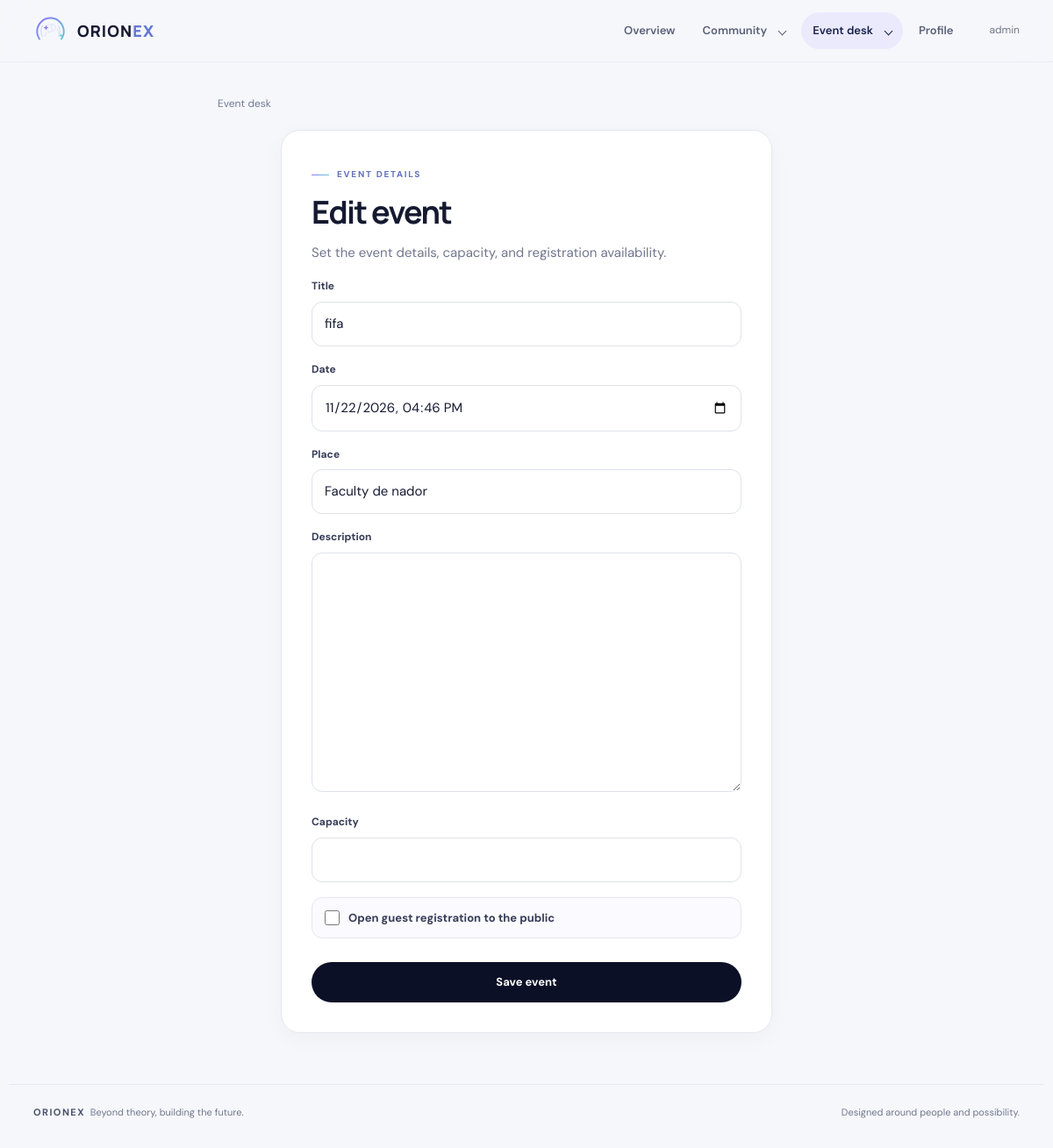
/events/3/edit/ (signed in), run on an earlier commit of the app's database.
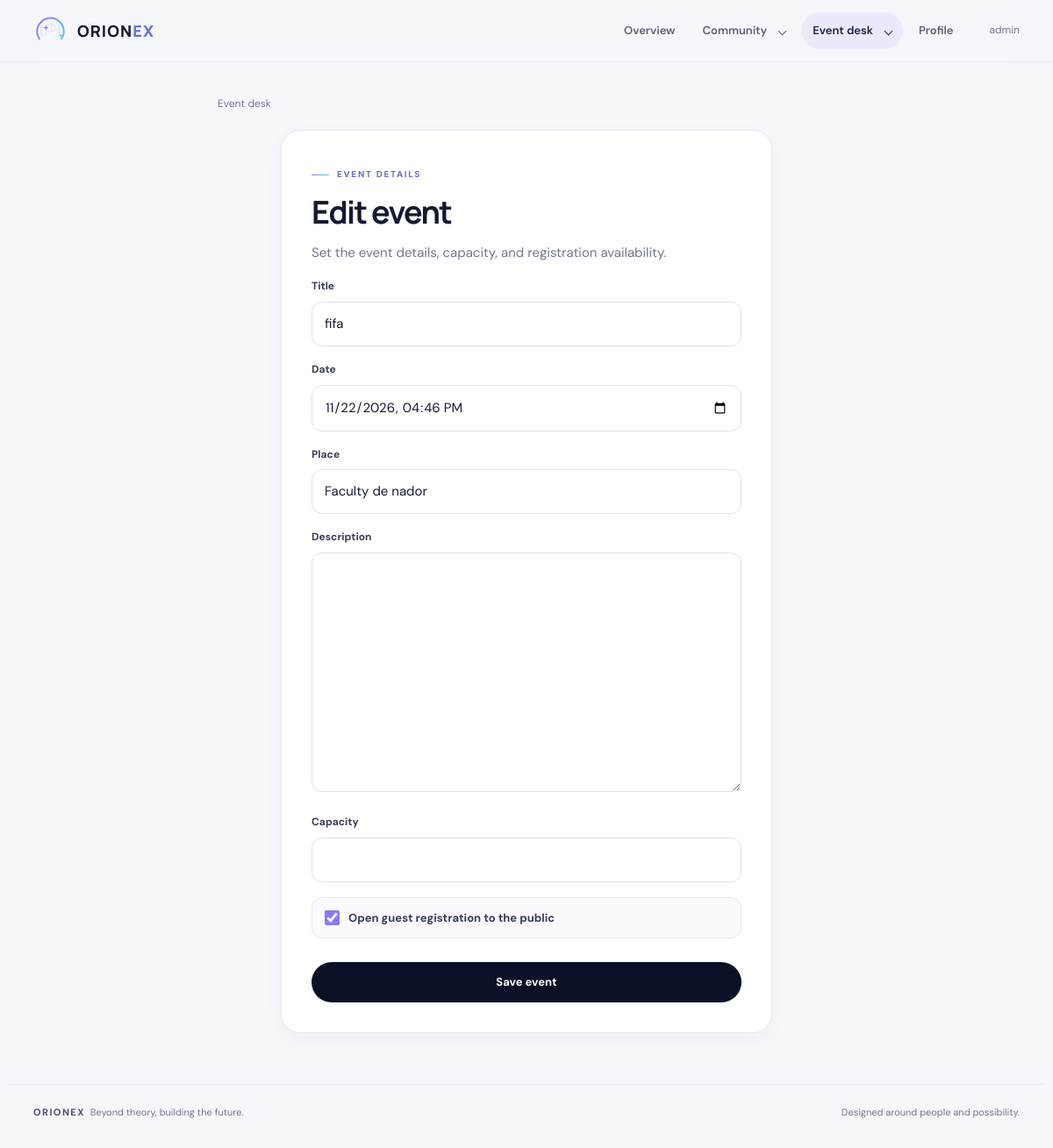
And on a later commit of the database.
### core/models.py (models this page shows, shortened)
class Event(models.Model):
    title = models.CharField(max_length=200)
    date = models.DateTimeField()
    place = models.CharField(max_length=200, blank=True)
    registration_open = models.BooleanField(default=False)
    description = models.TextField(blank=True)
    capacity = models.PositiveIntegerField(null=True, blank=True)

### core/views.py (the view)
# urls.py: path('events/<int:event_id>/edit/', views.event_edit, name='event_edit'),
@capability_required("can_manage_events")
def event_edit(request, event_id=None):
    event = get_object_or_404(Event, id=event_id) if event_id else None
    if request.method == "POST":
        form = EventForm(request.POST, instance=event)
        if form.is_valid():
            saved = form.save()
            messages.success(request, f"{saved.title} has been saved.")
            return redirect("events")
    else:
        form = EventForm(instance=event)
    return render(request, "core/event_form.html", {"form": form, "event": event})

### core/forms.py
class EventForm(forms.ModelForm):
    capacity = forms.IntegerField(required=False, min_value=1)
    date = forms.DateTimeField(
        input_formats=["%Y-%m-%dT%H:%M"],
        widget=forms.DateTimeInput(
            format="%Y-%m-%dT%H:%M",
            attrs={"type": "datetime-local"},
        ),
    )
    class Meta:
        model = Event
        fields = ("title", "date", "place", "description", "capacity", "registration_open")

### core/context_processors.py (called while the page is built)
def member_capabilities(request):
    return {
        "capabilities": {
            capability: has_capability(request.user, capability)
            for capability in CAPABILITIES
        }
    }

### core/permissions.py (called while the page is built)
def has_capability(user, capability):
    if not user.is_authenticated:
        return False
    if user.is_superuser:
        return True
    try:
        member = user.member
    except user._meta.model.member.RelatedObjectDoesNotExist:
        member = None
    return bool(member and getattr(member, capability, False))

### core/templates/core/event_form.html (shortened to what this page needs)
{% extends 'core/base.html' %}
{% block body %}
<main class="page page-narrow">
  <a class="admin-link" href="/events/"> Event desk</a>
  <section class="card form-card" style="margin-top:18px">
    <span class="eyebrow">Event details</span>
    <h1>{% if event %}Edit event{% else %}Create an event{% endif %}</h1>
    <p class="muted">Set the event details, capacity, and registration availability.</p>
    <form method="post">{% csrf_token %}
      {% for field in form %}
        <div class="field">
          {% if field.name == "registration_open" %}<label class="checkbox-field">{{ field }} <span>Open guest registration to the public</span></label>
          {% else %}<label for="{{ field.id_for_label }}">{{ field.label }}</label>{{ field }}{% endif %}
        </div>
      {% endfor %}
      <button class="button" type="submit">Save event</button>
    </form>
  </section>
</main>
{% endblock %}

What changed in the data, as far as the page shows it:
changed Event "fifa": registration_open "☐" → "☑"
